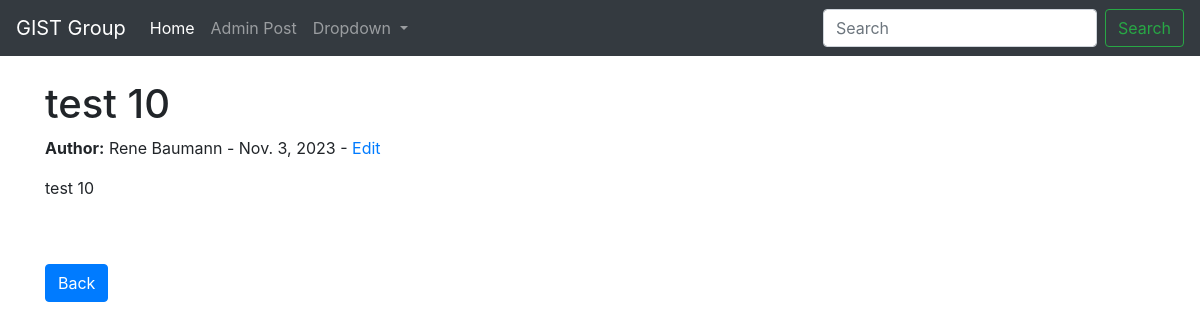
The app's page /blog/post/18/, older data.
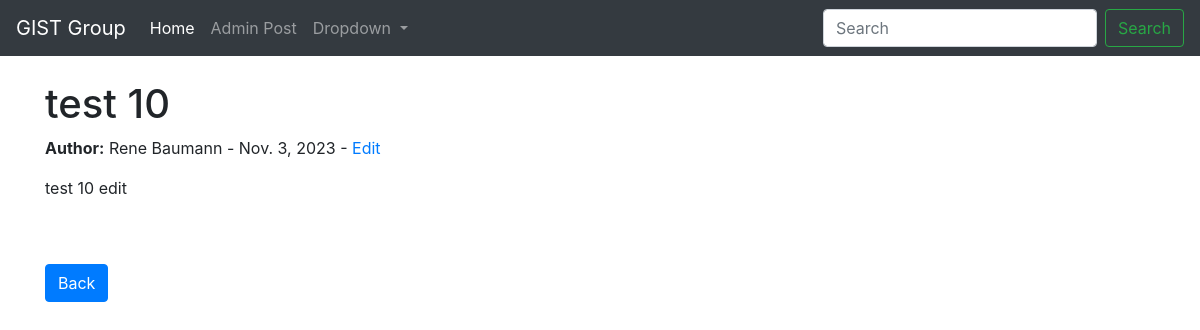
The same page, newer data.
### blog/models.py (models this page shows, shortened)
class BlogPost(models.Model):
    title = models.CharField(max_length=200) # Title of the blog post
    content = models.TextField() # Content of the blog post
    author = models.ForeignKey(User, on_delete=models.CASCADE) # ForeignKey relationship with User model as the admin
    publication_date = models.DateField(auto_now_add=True) # Date the blog post was published

### blog/views.py (the view)
# urls.py: path('post/<int:pk>/', BlogPostDetailView.as_view(), name='post_detail'), # URL for displaying a single blog post
class BlogPostDetailView(DetailView):
    model = BlogPost
    template_name = 'post_detail.html'
    context_object_name = 'post'

### blog/templates/post_detail.html (shortened to what this page needs)
{% extends 'base.html' %}
{% block content %}
<!DOCTYPE html>
<html lang="en">
<head>
</head>
<body>
    <h1>{{ post.title }}</h1>
    <p>
        <strong>Author:</strong> {{ post.author.first_name }} {{ post.author.last_name }} -
        {{ post.publication_date }} -
        <a href="{% url 'admin_edit_post' pk=post.pk %}">Edit</a>
    </p>
    <p>{{ post.content }}</p>
    <br/><br/>
    <a href="{% url 'index' %}" class="btn btn-primary">Back</a>
</body>
</html>
{% endblock %}

Row changes from the older to the newer data that the page shows:
changed BlogPost "test 10": content "test 10" → "test 10 edit"
